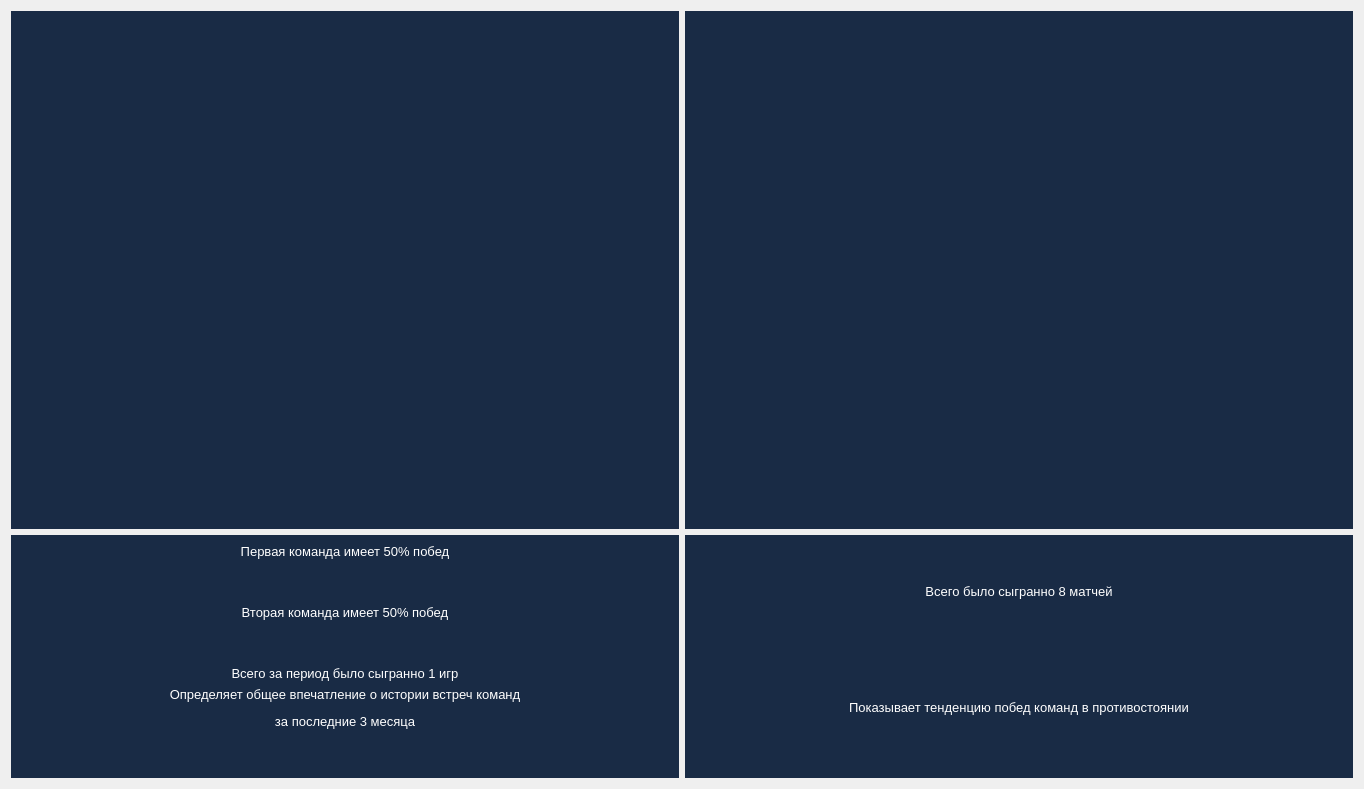
      <widget class="QWidget" name="history_teams_tab">
       <attribute name="title">
        <string>История встреч</string>
       </attribute>
       <layout class="QGridLayout" name="gridLayout_5">
        <item row="0" column="1">
         <widget class="QGroupBox" name="graphics_one_box">
          <property name="styleSheet">
           <string notr="true">background-color: rgb(25, 43, 69);
border: rgb(25, 43, 69);</string>
          </property>
          <property name="title">
           <string/>
          </property>
          <layout class="QGridLayout" name="gridLayout_6">
           <item row="0" column="0">
            <widget class="QLabel" name="ratio_graphics_history">
             <property name="minimumSize">
              <size>
               <width>650</width>
               <height>500</height>
              </size>
             </property>
             <property name="maximumSize">
              <size>
               <width>650</width>
               <height>500</height>
              </size>
             </property>
             <property name="text">
              <string/>
             </property>
            </widget>
           </item>
          </layout>
         </widget>
        </item>
        <item row="0" column="2">
         <widget class="QGroupBox" name="graphics_two_box">
          <property name="styleSheet">
           <string notr="true">background-color: rgb(25, 43, 69);
border: rgb(25, 43, 69);</string>
          </property>
          <property name="title">
           <string/>
          </property>
          <layout class="QGridLayout" name="gridLayout_14">
           <item row="0" column="0">
            <widget class="QLabel" name="trend_graphics_coefficient">
             <property name="minimumSize">
              <size>
               <width>650</width>
               <height>500</height>
              </size>
             </property>
             <property name="maximumSize">
              <size>
               <width>650</width>
               <height>500</height>
              </size>
             </property>
             <property name="text">
              <string/>
             </property>
            </widget>
           </item>
          </layout>
         </widget>
        </item>
        <item row="1" column="1">
         <widget class="QGroupBox" name="text_for_graphics_box_one">
          <property name="styleSheet">
           <string notr="true">background-color: rgb(25, 43, 69);
border: rgb(25, 43, 69);</string>
          </property>
          <property name="title">
           <string/>
          </property>
          <layout class="QGridLayout" name="gridLayout_15">
           <item row="0" column="0">
            <layout class="QVBoxLayout" name="verticalLayout">
             <item>
              <widget class="QLabel" name="text_first_team_percent_history_label">
               <property name="styleSheet">
                <string notr="true">color: rgb(255, 255, 255);</string>
               </property>
               <property name="text">
                <string>&lt;html&gt;&lt;head/&gt;&lt;body&gt;&lt;p align=&quot;center&quot;&gt;&lt;span style=&quot; font-size:10pt;&quot;&gt;Первая команда имеет 50% побед&lt;/span&gt;&lt;/p&gt;&lt;/body&gt;&lt;/html&gt;</string>
               </property>
              </widget>
             </item>
             <item>
              <spacer name="verticalSpacer_8">
               <property name="orientation">
                <enum>Qt::Vertical</enum>
               </property>
               <property name="sizeHint" stdset="0">
                <size>
                 <width>20</width>
                 <height>40</height>
                </size>
               </property>
              </spacer>
             </item>
             <item>
              <widget class="QLabel" name="text_second_team_percent_history_label">
               <property name="styleSheet">
                <string notr="true">color: rgb(255, 255, 255);</string>
               </property>
               <property name="text">
                <string>&lt;html&gt;&lt;head/&gt;&lt;body&gt;&lt;p align=&quot;center&quot;&gt;&lt;span style=&quot; font-size:10pt;&quot;&gt;Вторая команда имеет 50% побед&lt;/span&gt;&lt;/p&gt;&lt;/body&gt;&lt;/html&gt;</string>
               </property>
              </widget>
             </item>
             <item>
              <spacer name="verticalSpacer">
               <property name="orientation">
                <enum>Qt::Vertical</enum>
               </property>
               <property name="sizeHint" stdset="0">
                <size>
                 <width>20</width>
                 <height>40</height>
                </size>
               </property>
              </spacer>
             </item>
             <item>
              <widget class="QLabel" name="history_all_games_label">
               <property name="styleSheet">
                <string notr="true">color: rgb(255, 255, 255);</string>
               </property>
               <property name="text">
                <string>&lt;html&gt;&lt;head/&gt;&lt;body&gt;&lt;p align=&quot;center&quot;&gt;&lt;span style=&quot; font-size:10pt;&quot;&gt;Всего за период было сыгранно 1 игр&lt;/span&gt;&lt;/p&gt;&lt;/body&gt;&lt;/html&gt;</string>
               </property>
              </widget>
             </item>
            </layout>
           </item>
           <item row="1" column="0">
            <widget class="QLabel" name="text_for_graphics_one_label">
             <property name="styleSheet">
              <string notr="true">color: rgb(255, 255, 255);</string>
             </property>
             <property name="text">
              <string>&lt;html&gt;&lt;head/&gt;&lt;body&gt;&lt;p align=&quot;center&quot;&gt;&lt;span style=&quot; font-size:10pt;&quot;&gt;Определяет общее впечатление о истории встреч команд&lt;/span&gt;&lt;/p&gt;&lt;p align=&quot;center&quot;&gt;&lt;span style=&quot; font-size:10pt;&quot;&gt;за последние 3 месяца&lt;/span&gt;&lt;/p&gt;&lt;/body&gt;&lt;/html&gt;</string>
             </property>
            </widget>
           </item>
           <item row="2" column="0">
            <spacer name="verticalSpacer_6">
             <property name="orientation">
              <enum>Qt::Vertical</enum>
             </property>
             <property name="sizeHint" stdset="0">
              <size>
               <width>20</width>
               <height>40</height>
              </size>
             </property>
            </spacer>
           </item>
          </layout>
         </widget>
        </item>
        <item row="1" column="2">
         <widget class="QGroupBox" name="text_for_graphics_box_two">
          <property name="styleSheet">
           <string notr="true">background-color: rgb(25, 43, 69);
border: rgb(25, 43, 69);</string>
          </property>
          <property name="title">
           <string/>
          </property>
          <layout class="QGridLayout" name="gridLayout_16">
           <item row="0" column="0">
            <layout class="QVBoxLayout" name="verticalLayout_3">
             <item>
              <spacer name="verticalSpacer_9">
               <property name="orientation">
                <enum>Qt::Vertical</enum>
               </property>
               <property name="sizeHint" stdset="0">
                <size>
                 <width>20</width>
                 <height>40</height>
                </size>
               </property>
              </spacer>
             </item>
             <item>
              <widget class="QLabel" name="all_col_matches_graphics_two">
               <property name="styleSheet">
                <string notr="true">color: rgb(255, 255, 255);</string>
               </property>
               <property name="text">
                <string>&lt;html&gt;&lt;head/&gt;&lt;body&gt;&lt;p align=&quot;center&quot;&gt;&lt;span style=&quot; font-size:10pt;&quot;&gt;Всего было сыгранно 8 матчей&lt;/span&gt;&lt;/p&gt;&lt;/body&gt;&lt;/html&gt;</string>
               </property>
              </widget>
             </item>
             <item>
              <spacer name="verticalSpacer_17">
               <property name="orientation">
                <enum>Qt::Vertical</enum>
               </property>
               <property name="sizeHint" stdset="0">
                <size>
                 <width>20</width>
                 <height>40</height>
                </size>
               </property>
              </spacer>
             </item>
            </layout>
           </item>
           <item row="2" column="0">
            <widget class="QLabel" name="text_for_graphics_two_label">
             <property name="styleSheet">
              <string notr="true">color: rgb(255, 255, 255);</string>
             </property>
             <property name="text">
              <string>&lt;html&gt;&lt;head/&gt;&lt;body&gt;&lt;p align=&quot;center&quot;&gt;&lt;span style=&quot; font-size:10pt;&quot;&gt;Показывает тенденцию побед команд в противостоянии&lt;/span&gt;&lt;/p&gt;&lt;/body&gt;&lt;/html&gt;</string>
             </property>
            </widget>
           </item>
           <item row="1" column="0">
            <spacer name="verticalSpacer_10">
             <property name="orientation">
              <enum>Qt::Vertical</enum>
             </property>
             <property name="sizeHint" stdset="0">
              <size>
               <width>20</width>
               <height>40</height>
              </size>
             </property>
            </spacer>
           </item>
           <item row="3" column="0">
            <spacer name="verticalSpacer_11">
             <property name="orientation">
              <enum>Qt::Vertical</enum>
             </property>
             <property name="sizeHint" stdset="0">
              <size>
               <width>20</width>
               <height>40</height>
              </size>
             </property>
            </spacer>
           </item>
          </layout>
         </widget>
        </item>
       </layout>
      </widget>
